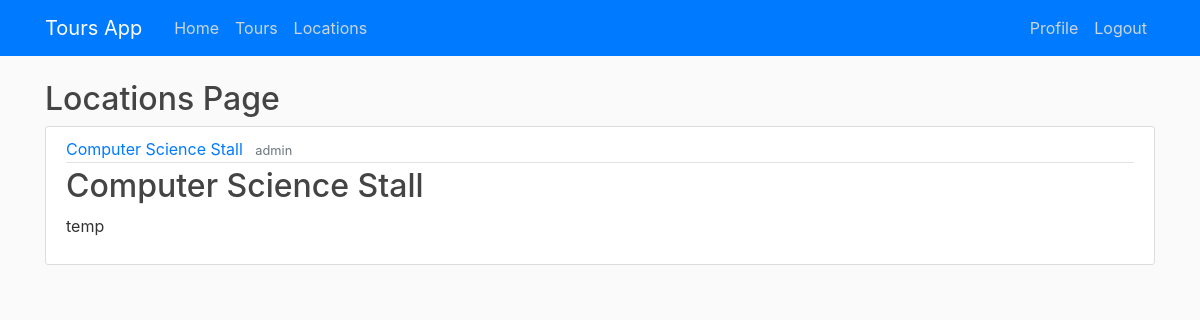
/locations/ (signed in), run on the app's committed database.
### robot/models.py (models this page shows, shortened)
class Locations(models.Model):
	description = models.TextField()
	x_coordinate = models.DecimalField(max_digits=19, decimal_places=10)
	y_coordinate = models.DecimalField(max_digits=19, decimal_places=10)
	min_timespent = models.IntegerField()
	location = models.CharField(max_length=100)
	creator = models.ForeignKey(User, on_delete=models.CASCADE)

### robot/views.py (the view)
# urls.py: path('locations/', views.locations, name='robot-locations'),
def locations(request):
	context = {
		'location_identify': Locations.objects.all()
	}
	return render(request, 'robot/locations.html', context)

### robot/templates/robot/locations.html
{% extends "robot/base.html" %}
{% block content %}
<h2>Locations Page</h2>
	{% for location_identify in location_identify %}
		<article class="media content-section">
			<div class="media-body">
				<div class="article-metadata">
				<a class="mr-2" href="#">{{ location_identify.location }}</a>
				<small class="text-muted">{{ location_identify.creator }}</small>
				</div>
				<h2><a class="article-title" href="#">{{ location_identify.location }}</a></h2>
				<p class="article-content">{{ location_identify.description }}</p>
			</div>
		</article>
	{% endfor %}
{% endblock content %}

### robot/static/robot/main.css (style rules this page uses)
h1, h2, h3, h4, h5, h6 { color: #444444; }
.content-section { background: #ffffff; padding: 10px 20px; border: 1px solid #dddddd; border-radius: 3px; margin-bottom: 20px; }
.article-title { color: #444444; }
.article-content { white-space: pre-line; }
.article-metadata { padding-bottom: 1px; margin-bottom: 4px; border-bottom: 1px solid #e3e3e3 }

### data on the page
Locations: location "Computer Science Stall", creator "admin", description "temp"
